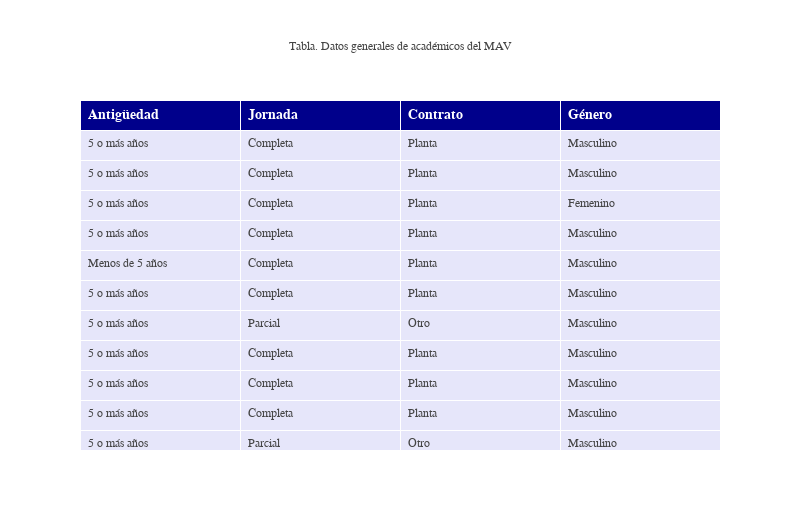

The code cell stored with this chart in its notebook:
### Markdown cell above
## Tabla de datos generales de las <span style="color:#AC1212">*11 respuestas (opiniones)*</span> obtenidas

### Code cell
path_file_sorted    = 'acad.xlsx'
visual(path_file_sorted)

### Figure 1 — Plotly figure (JSON) as saved in the notebook; plotly's stock layout.template omitted (floating-point values rounded to 4 significant figures)
{"data": [{"cells": {"align": "left", "fill": {"color": "lavender"}, "font": {"family": "Rockwell", "size": 12}, "height": 30, "values": [["5 o más años", "5 o más años", "5 o más años", "5 o más años", "Menos de 5 años", "5 o más años", "5 o más años", "5 o más años", "5 o más años", "5 o más años", "5 o más años"], ["Completa", "Completa", "Completa", "Completa", "Completa", "Completa", "Parcial", "Completa", "Completa", "Completa", "Parcial"], ["Planta", "Planta", "Planta", "Planta", "Planta", "Planta", "Otro", "Planta", "Planta", "Planta", "Otro"], ["Masculino", "Masculino", "Femenino", "Masculino", "Masculino", "Masculino", "Masculino", "Masculino", "Masculino", "Masculino", "Masculino"]]}, "header": {"align": "left", "fill": {"color": "darkblue"}, "font": {"color": "white", "family": "Rockwell", "size": 14}, "height": 20, "values": ["<b>Antigüedad</b>", "<b>Jornada</b>", "<b>Contrato</b>", "<b>Género</b>"]}, "type": "table"}], "layout": {"height": 530, "title": {"text": "Tabla. Datos generales de académicos del MAV"}, "width": 800}}
